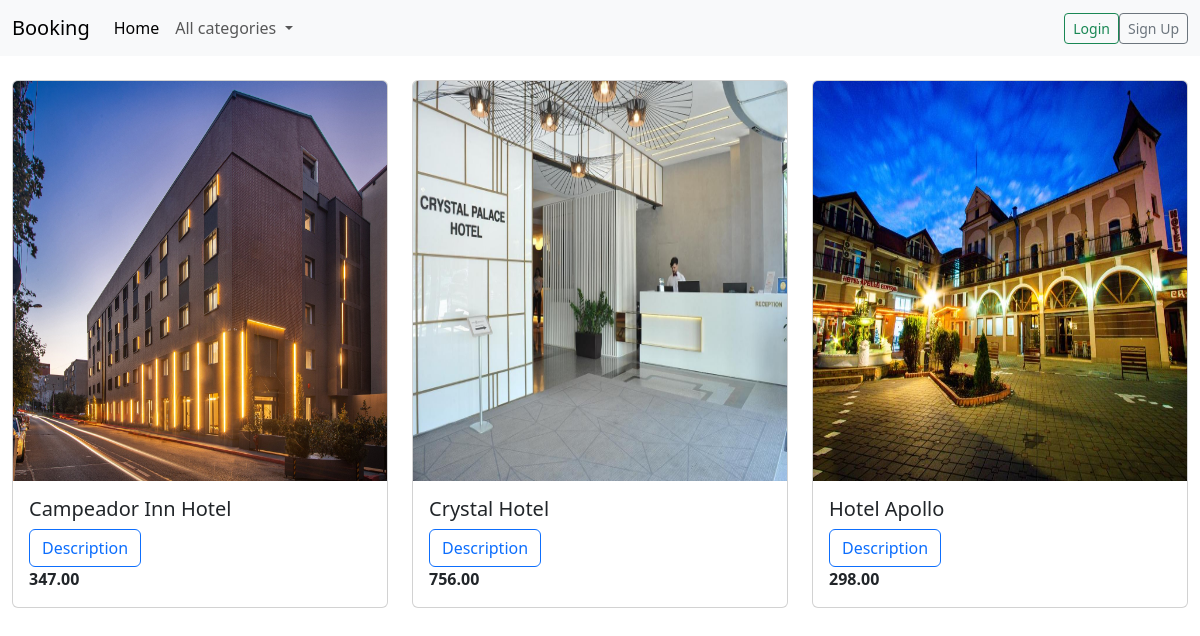
Screenshot of /products_per_category/1/ with the database file from the repository.
### product/models.py (models this page shows, shortened)
class Product(models.Model):
    category = models.ForeignKey(Category, on_delete=models.CASCADE, null=True)
    title = models.CharField(max_length=50)
    description = models.TextField(max_length=400)
    image = models.ImageField(upload_to='product_images/')
    price = models.DecimalField(max_digits=6, decimal_places=2)
    is_available = models.BooleanField(default=True)
    is_active = models.BooleanField(default=True)
    created_at = models.DateTimeField(auto_now_add=True)
    updated_at = models.DateTimeField(auto_now=True)
    location = models.CharField(max_length=50, null=True)

### product/views.py (the view)
# urls.py: path('products_per_category/<int:pk>/', views.get_all_products_per_category, name='products-per-category'),
def get_all_products_per_category(request, pk):  # pk este id-ul categoriei
    products_per_category = Product.objects.filter(category_id=pk)
    return render(request, 'product/product_per_category.html', {'products_category': products_per_category})

### booking/context_processors.py (called while the page is built)
def get_all_categories(request):
    return {'get_categories': Category.objects.all()}

### templates/product/product_per_category.html (shortened to what this page needs)
{% extends 'base.html' %}
{% block content %}
    <div class="container-fluid">
        <br>
        <div class="row">
            {% for product in products_category %}
                <div class="col-md-4">
                    <div class="card">
                        {% if product.image %}
                            <img src="{{ product.image.url }}" class="card-img-top" height="400" alt="...">
                        {% else %}
                            <img src="" class="card-img-top" height="400" alt="...">
                        {% endif %}
                        <div class="card-body">
                            <h5 class="card-title">
                                {{ product.title }}
                            </h5>
                            <button type="button" class="btn btn-outline-primary" data-bs-toggle="modal"
                                    data-bs-target="#desc_{{ product.id }}">
                                Description
                            </button>
                            <div>
                                <p class="card-text">
                                    <b>
                                        {{ product.price }}
                                    </b>
                                </p>
                            </div>
                        </div>
                    </div>
                </div>
            {% endfor %}
        </div>
    </div>
{% endblock %}

### rows the page displays
Product: image (picture), title "Campeador Inn Hotel", price "347.00"
Product: image (picture), title "Crystal Hotel", price "756.00"
Product: image (picture), title "Hotel Apollo", price "298.00"
